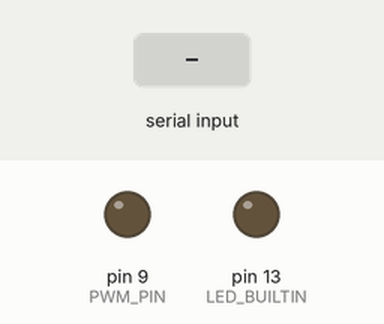
Recording of a sketch running on a simulated Arduino Uno, built with avr-gcc and run on an emulated ATmega328P. Shown: output pins drawn as LEDs (lit = HIGH). The inputs (shaded band) are chosen by the test bench. What the sketch prints to the serial monitor is not drawn.

Above: at 1.2 s.
1.3 s: "90 45 200\n" received over Serial
2.8 s: "90 45\n" received over Serial
4.3 s: "5\n" received over Serial
Timing chart, 0 to 11.7 s (numbered marks = the images above; inputs shaded):
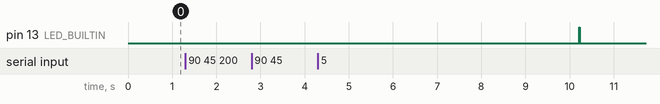

The sketch:

main.ino
```cpp
/*
 FWest Arduino UNO R3 / MEGA2560 v20.07.2023
 Setting up a UART communication between the Bruker NMR-Spectrometer PC and LED.
 No Spectrometer modification required
 Instructions to the Arduino are sent as 8-bit integer numbers,
 separated by space (" ").

 !!! A 10 uF or 22 uF electrolyte cap has to be conneected between RESET (+) and GND(-)
 !!! on the Arduino to prevent resetting when Serial ports are opened!
 !!! Only works properly with the capacitor connected!

 The number of received arguments with this code depends on the Baudrate.
 9600: 11-15 bytes can be received without problem (e.g. 255 255 255 == 11 bytes == 11.5 ms)
 115200: At least 128 bytes can be received

 Known Bugs:
 - Sent messages are printed wrong sometimes at higher Baudrates when using PySerial,
   this may be an Error of Python, though since it is always correct in the Arduino IDE
   serial monitor.
 - Communication is sometimes randomly not working anymore, the Rx/Tx LEDs turn on
   for a few seconds, but nothing is sent back and sent commands are not executed (22.05.2023)
   fix from:
   https://stackoverflow.com/questions/34694052/why-serial-communications-from-arduino-stops-after-some-time
   Apparently this can be accounted to voltage fluctuations, etc. and may not be necessary on all systems

*/

#include <string.h>
#include <stdlib.h>
#include <EEPROM.h>

#define BAUDRATE 115200                       // Baudrate, on some systems the value 9600 may be used
#define PWM_PIN 9                             // Physical Pin Number on Arduino, must be PWM compatible (UNO R3: 3, 5, 6, 9, 10, 11)
#define MAX_MESSAGE_LENGTH 64                 // Max allowed length of input
#define ARG_NUMBER 10                         // Max allowed number of args, higher baudrates allow more args
#define RESETRATE 10000                       //  Set port reset rate in ms. (i.e. each approx. RESETRATE ms, the port will be closed and reopened)

static char gcaRxStr[MAX_MESSAGE_LENGTH+1];   // Received message string
static char * gcaAux;                         // Auxiliary String for strtok() string splitting
static uint8_t u8aArgs[ARG_NUMBER];           // Arguments as Array
static uint8_t u8pwm = 0;                     // PWM duty cycle variable
static uint8_t u8RxStrPos = 0;                // Position at Received string, equals to number of rec. bytes
static uint8_t u8ArgPos = 0;                  // Number of Arguments after strtok() splitting
static uint32_t u32reset = 0;                 // Resetcounter for port closing and reopening

void setup()
{
  Serial.begin(BAUDRATE);
  while(!Serial) continue; // This evaluates to always true on Uno R3
  pinMode(PWM_PIN, OUTPUT);
  pinMode(LED_BUILTIN, OUTPUT);
  delay(10);

  // The if statement prints a string permanently stored in EEPROM (Starting from 0x0000), if present
  // The EEPROM can be written by another Arduino program.
  // New Arduinos have all bytes initialized to 0xFF
  if (EEPROM.read(0x0000) != 0xFF)
  {
    uint16_t u16address =0x0000;
    while (EEPROM.read(u16address) != 0xFF)
    {
      Serial.print(char(EEPROM.read(u16address)));
      u16address++;
    }
    Serial.println();
  }
  Serial.print("Starting...");
  Serial.println();
}

void loop()
{
  // READ UART INPUT
  char cInByte;

  if (Serial.available() > 0)
  {
    delay(1);
    u8RxStrPos = 0;
    u8ArgPos = 0;
    memset(gcaRxStr, 0, MAX_MESSAGE_LENGTH+1); // Reset the character argument string
    while (Serial.available() > 0)
    {
      cInByte = Serial.read();
      if (cInByte != '\n')
      {
        gcaRxStr[u8RxStrPos] = cInByte;
        u8RxStrPos++;
      }
      if (cInByte == '\n')
      {
        gcaRxStr[u8RxStrPos] = '\0';
        u8RxStrPos = 0;
      }
    } // End of message receive code


    // The UART has been read, now we can evaluate the string
    // The string is being split into substrings with strtok() and each arg converted to int,
    // then stored into u8aArgs Array. u8ArgPos holds the number of given arguments (like argc)
    gcaAux = strtok(gcaRxStr, " "); // First argument
    u8aArgs[u8ArgPos] = atoi(gcaAux);
    u8ArgPos++;
    while( gcaAux != NULL )  // Loop through as long as there are args
    {
      //Serial.println(gcaAux); //printing each token
      gcaAux = strtok(NULL, " ");
      u8aArgs[u8ArgPos] = atoi(gcaAux);
      u8ArgPos++;
    }
    Serial.print("Received: ");
    for (int i = 0 ; i < u8ArgPos-1; i++)
    {
      Serial.print(i);
      Serial.print(":");
      Serial.print(u8aArgs[i]);
      Serial.print(", ");
    } // At this point we have u8aArgs Array ready, and can do something with it
    Serial.println("");
    delay(3);


    /// COMMANDS
    switch (u8aArgs[0]) // The first argument is evaluated, type == int !!!, no "" needed
    {
      case (0): // Switch PWM off completely
        analogWrite(PWM_PIN,0); break;
      case (1): // Switch / updatePWM on to u8pwm value
        analogWrite(PWM_PIN, u8pwm); break;
      case (2): // Change PWM duty cycle variable
        u8pwm = u8aArgs[1]; break;
      case (3): // Change PWM duty cycle and update output
        u8pwm = u8aArgs[1]; analogWrite(PWM_PIN, u8pwm); break;
      case (4): // Toggle the OUTPUT 0% 100%
        u8pwm = (u8pwm > 0) ? 0 : 255; analogWrite(PWM_PIN, u8pwm); break;
      // More cases / commands can be added here to do whatever is needed
      default:
      break;
    }

  }


  // Reopening port unconditionally
  // Voltage fluctuations can cause the serial communication to break
  // This is a fix to obtain higher stability during runtime
  if(u32reset == RESETRATE)
  {
    digitalWrite(LED_BUILTIN, HIGH);
    Serial.end();      // close serial port
    delay(1);        //wait 1 ms
    Serial.begin(BAUDRATE); // reenable serial again
    delay(10);
    digitalWrite(LED_BUILTIN, LOW);
    u32reset = 0;
  }
  u32reset++;
  delay(1);
}
```

Measured:
- after the input at 1.3 s, every drawn part: stays the same
- after the input at 2.8 s, every drawn part: stays the same
